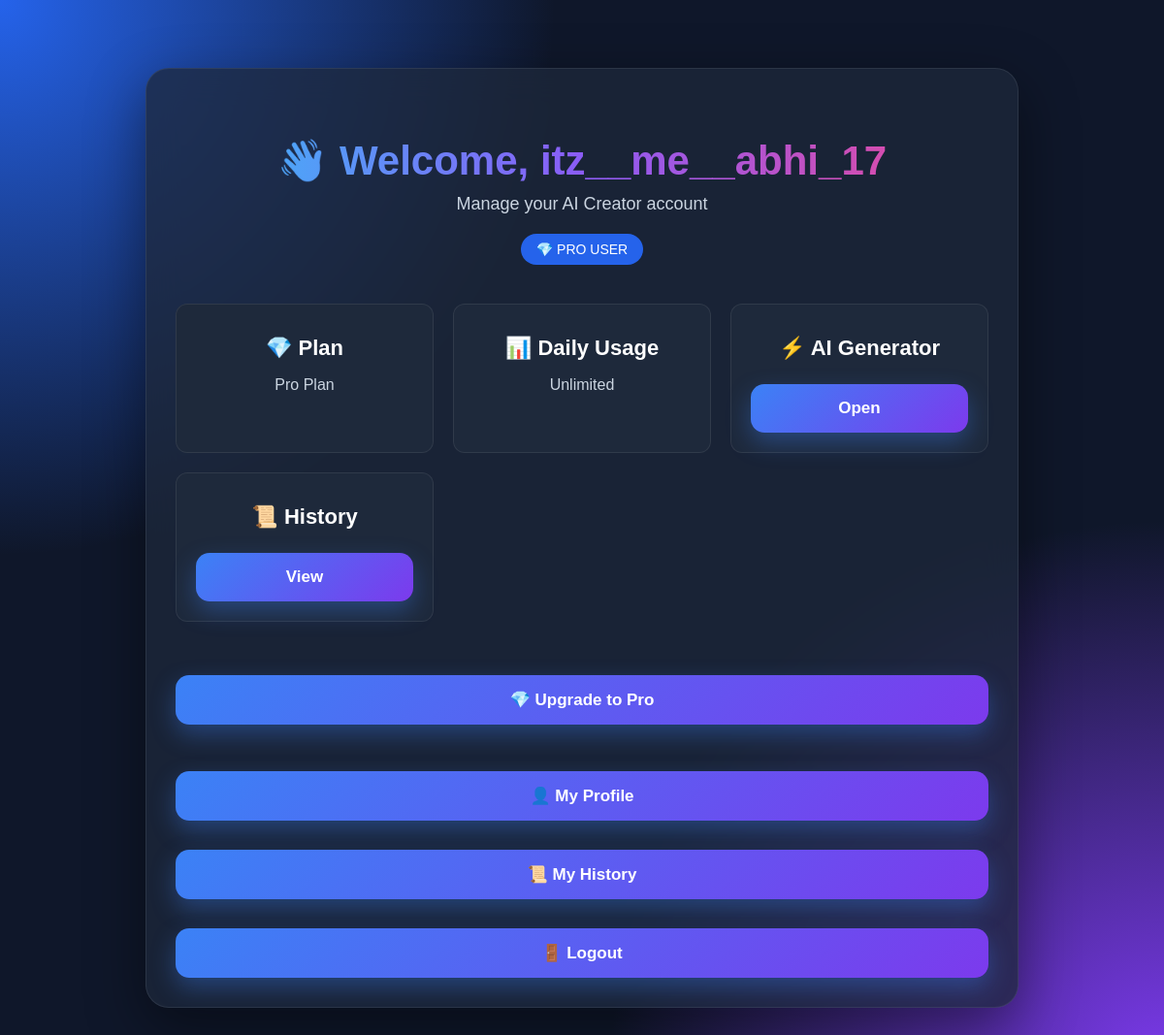
The page /dashboard (signed in) on the database its author committed.
### database.py (models this page shows)
class User(db.Model):
    id = db.Column(db.Integer, primary_key=True)
    username = db.Column(db.String(100), unique=True, nullable=False)
    email = db.Column(db.String(120), unique=True, nullable=False)
    password = db.Column(db.String(255), nullable=False)
    daily_usage = db.Column(db.Integer, default=0)
    is_pro = db.Column(db.Boolean, default=False)

### app.py (the view)
@app.route("/dashboard")
def dashboard():
    if "user" not in session:
        return redirect("/login")
    user = User.query.filter_by(username=session["user"]).first()
    if user is None:
        session.clear()
        return redirect("/login")
    return render_template("dashboard.html", user=user)

### templates/dashboard.html (shortened to what this page needs)
<!DOCTYPE html>
<html>
<head>
    <link rel="stylesheet" href="/static/style.css">
</head>
<body>
<div class="container">
<div class="hero">
    <h1>👋 Welcome, {{ user.username }}</h1>
    <p>Manage your AI Creator account</p>
    <div class="hero-badges">
        <span>{{ "💎 PRO USER" if user.is_pro else "🆓 FREE USER" }}</span>
    </div>
</div>
<div class="features">
    <div class="card">
        <h3>💎 Plan</h3>
        <p>{{ "Pro Plan" if user.is_pro else "Free Plan" }}</p>
    </div>
    <div class="card">
        <h3>📊 Daily Usage</h3>
        <p>
        {% if user.is_pro %}
        Unlimited
        {% else %}
        {{ user.daily_usage }}/3
        {% endif %}
        </p>
    </div>
    <div class="card">
        <h3>⚡ AI Generator</h3>
        <a href="/">
            <button>Open</button>
        </a>
    </div>
    <div class="card">
        <h3>📜 History</h3>
        <a href="/history">
            <button>View</button>
        </a>
    </div>
</div>
<br>
<a href="/pricing">
    <button>💎 Upgrade to Pro</button>
</a>
<br><br>
<br>
<a href="/profile">
    <button>👤 My Profile</button>
</a>
<br><br>
<a href="/history">
    <button>📜 My History</button>
</a>
<br><br>
<a href="/logout">
    <button>🚪 Logout</button>
</a>
</div>
</body>
</html>

### static/style.css (style rules this page uses)
* { margin:0; padding:0; box-sizing:border-box; font-family:Arial,sans-serif; }
body { margin:0; font-family:Arial,sans-serif; color:#fff; min-height:100vh; padding:30px; background: radial-gradient(circle at top left,#2563eb 0%,transparent 35%), radial-gradient(circle at bottom right,#7c3aed 0%,transparent 35%), #0f172a; }
.container { width:100%; max-width:900px; margin:40px auto; background:rgba(30,41,59,.75); backdrop-filter:blur(18px); border:1px solid rgba(255,255,255,.08); padding:40px; border-radius:24px; box-shadow:0 20px 60px rgba(0,0,0,.45); }
h1 { text-align:center; margin-bottom:20px; }
button { width:100%; padding:15px; border:none; border-radius:14px; background:linear-gradient(135deg,#3b82f6,#7c3aed); color:white; font-size:17px; font-weight:700; cursor:pointer; transition:.3s; margin-top:10px; box-shadow:0 10px 25px rgba(59,130,246,.35); }
.hero { text-align:center; margin-bottom:30px; }
.hero h1 { font-size:42px; font-weight:800; background:linear-gradient(90deg,#38bdf8,#8b5cf6,#ec4899); -webkit-background-clip:text; -webkit-text-fill-color:transparent; margin-bottom:10px; }
.hero p { color:#cbd5e1; font-size:18px; margin-bottom:20px; }
.hero-badges { display:flex; justify-content:center; gap:10px; flex-wrap:wrap; }
.hero-badges span { background:#334155; color:white; padding:8px 14px; border-radius:50px; font-size:14px; }
.features { display:grid; grid-template-columns:repeat(auto-fit,minmax(220px,1fr)); gap:18px; margin:30px 0; }
.card { background:rgba(255,255,255,.06); border:1px solid rgba(255,255,255,.08); border-radius:18px; padding:24px; text-align:center; transition:.3s; backdrop-filter:blur(12px); }
.card h3 { margin:12px 0; font-size:22px; }
.card p { color:#cbd5e1; line-height:1.6; }
.container { max-width:900px; margin:40px auto; padding:30px; }
.hero { text-align:center; margin:40px auto; }
.hero h1 { font-size:42px; margin-bottom:10px; }
.hero p { font-size:18px; color:#cbd5e1; }
.hero-badges { display:flex; justify-content:center; flex-wrap:wrap; gap:10px; margin-top:20px; }
.hero-badges span { background:#2563eb; padding:8px 16px; border-radius:20px; font-size:14px; }
.features { display:grid; grid-template-columns:repeat(auto-fit,minmax(220px,1fr)); gap:20px; margin:30px 0; }
.card { background:#1e293b; padding:20px; border-radius:12px; text-align:center; }
.features { display:grid; grid-template-columns:repeat(auto-fit,minmax(220px,1fr)); gap:20px; margin-bottom:25px; }
.hero { text-align:center; margin:40px 0; }
button { margin-top:12px; }
button { transition:all .3s ease; }
.container { animation:fadeUp .5s ease; }

### rows shown on the page
User: username "itz__me__abhi_17", is_pro "💎 PRO USER", is_pro "Pro Plan"
